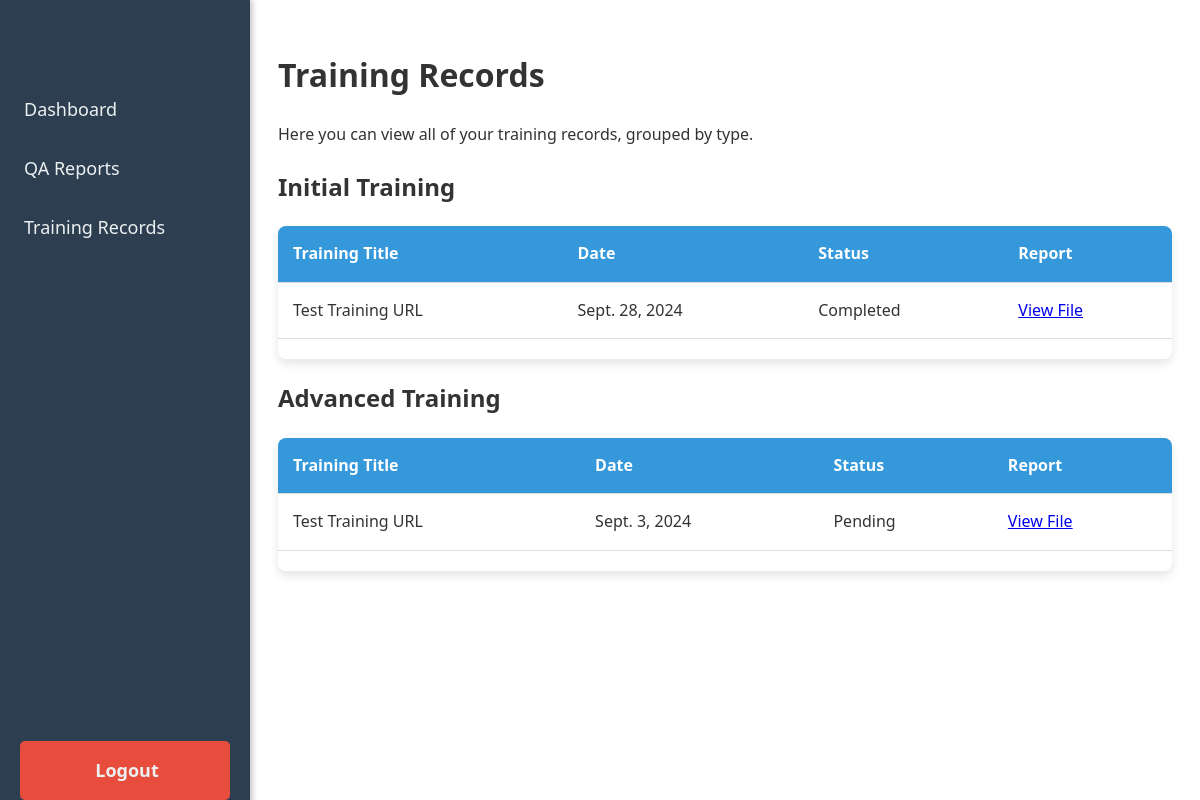
Screenshot of /training-records/ (signed in) with the database file from the repository.
### lms/models.py (models this page shows, shortened)
class TrainingRecord(models.Model):
    TRAINING_TYPE_CHOICES = [
        ('Initial', 'Initial'),
        ('Refresher', 'Refresher'),
        ('Advanced', 'Advanced'),
    ]
    STATUS_CHOICES = [
        ('Completed', 'Completed'),
        ('Pending', 'Pending'),
    ]
    user = models.ForeignKey(User, on_delete=models.CASCADE, related_name='training_records')
    training_title = models.CharField(max_length=200)
    training_type = models.CharField(max_length=20, choices=TRAINING_TYPE_CHOICES)
    date = models.DateField()
    status = models.CharField(max_length=20, choices=STATUS_CHOICES)
    supporting_document_url = models.URLField(max_length=500, blank=True, null=True)
    notes = models.TextField(blank=True, null=True)

### lms/views.py (the view)
# urls.py: path('training-records/', training_records_view, name='training_records'),
@login_required
def training_records_view(request):
    training_records = TrainingRecord.objects.filter(user=request.user).order_by('-date')
    grouped_records = defaultdict(list)
    for record in training_records:
        grouped_records[record.training_type].append(record)
    context = {
        'training_records': dict(grouped_records),  # Convert defaultdict to a regular dict
    }
    return render(request, 'training_records.html', context)

### templates/training_records.html (shortened to what this page needs)
{% extends 'dashboard.html' %}
{% load static %}
{% block content %}
    <h1>Training Records</h1>
    <p>Here you can view all of your training records, grouped by type.</p>
    {% for training_type, records in training_records.items %}
        <h2>{{ training_type }} Training</h2>
        <div class="table-container">
            <table>
                <thead>
                    <tr>
                        <th>Training Title</th>
                        <th>Date</th>
                        <th>Status</th>
                        <th>Report</th>
                    </tr>
                </thead>
                <tbody>
                    {% for record in records %}
                        <tr>
                            <td onclick="openModal('{{ record.supporting_document_url|default:'javascript:void(0)' }}', '{{ record.training_title|escapejs }}', 'url')">
                                {{ record.training_title }}
                            </td>
                            <td>{{ record.date }}</td>
                            <td>{{ record.status }}</td>
                            <td>
                                {% if record.supporting_document_url %}
                                    <a href="javascript:void(0)" onclick="openModal('{{ record.supporting_document_url }}', '{{ record.training_title|escapejs }}', 'url')">
                                        View File
                                    </a>
                                {% else %}
                                    No document
                                {% endif %}
                            </td>
                        </tr>
                    {% empty %}
                        <tr>
                            <td colspan="4">No records available for {{ training_type }} training.</td>
                        </tr>
                    {% endfor %}
                </tbody>
            </table>
        </div>
    {% endfor %}
{% endblock %}

### static/css/styles.css (style rules this page uses)
body { background-color: #ffffff; font-family: 'Segoe UI', Tahoma, Geneva, Verdana, sans-serif; color: #333; line-height: 1.6; transition: all 0.3s ease-in-out; overflow-x: hidden; }
.table-container { overflow-x: auto; margin: 20px 0; border-radius: 8px; box-shadow: 0 5px 10px rgba(0, 0, 0, 0.1); }
table { width: 100%; border-collapse: collapse; margin-bottom: 20px; }
th, td { padding: 15px; text-align: left; border-bottom: 1px solid #ddd; }
th { background-color: #3498db; color: white; font-weight: bold; }

### rows the page displays
TrainingRecord: training_type "Initial", training_title "Test Training URL", date "Sept. 28, 2024", status "Completed"
TrainingRecord: training_type "Advanced", training_title "Test Training URL", date "Sept. 3, 2024", status "Pending"
